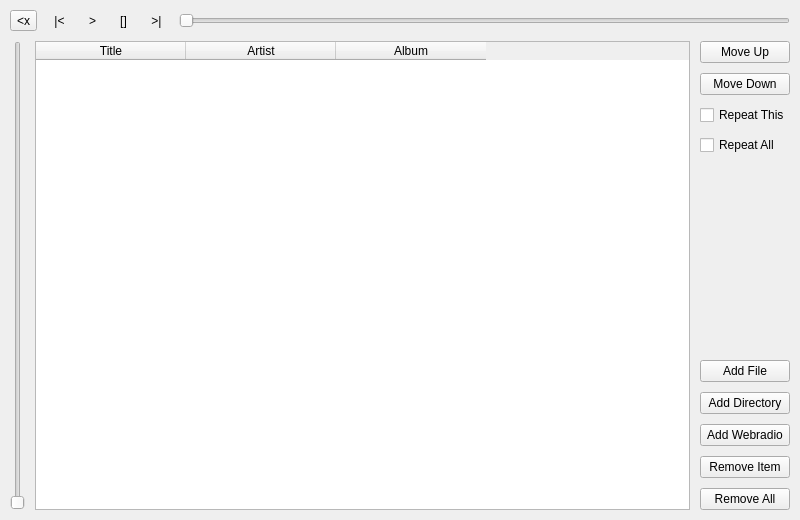
      <widget class="QWidget" name="tab_music">
       <property name="minimumSize">
        <size>
         <width>800</width>
         <height>520</height>
        </size>
       </property>
       <property name="maximumSize">
        <size>
         <width>800</width>
         <height>520</height>
        </size>
       </property>
       <attribute name="icon">
        <iconset resource="resources.qrc">
         <normaloff>:/images/music.png</normaloff>:/images/music.png</iconset>
       </attribute>
       <attribute name="title">
        <string/>
       </attribute>
       <layout class="QVBoxLayout" name="verticalLayout_3">
        <property name="spacing">
         <number>10</number>
        </property>
        <property name="leftMargin">
         <number>10</number>
        </property>
        <property name="topMargin">
         <number>10</number>
        </property>
        <property name="rightMargin">
         <number>10</number>
        </property>
        <property name="bottomMargin">
         <number>10</number>
        </property>
        <item>
         <layout class="QHBoxLayout" name="horizontalLayout_5">
          <property name="leftMargin">
           <number>0</number>
          </property>
          <property name="topMargin">
           <number>0</number>
          </property>
          <item>
           <widget class="QToolButton" name="toolButton_vol">
            <property name="text">
             <string>&lt;x</string>
            </property>
           </widget>
          </item>
          <item>
           <widget class="QToolButton" name="toolButton_prev">
            <property name="text">
             <string notr="true">|&lt;</string>
            </property>
            <property name="autoRaise">
             <bool>true</bool>
            </property>
           </widget>
          </item>
          <item>
           <widget class="QToolButton" name="toolButton_play">
            <property name="text">
             <string notr="true">&gt;</string>
            </property>
            <property name="iconSize">
             <size>
              <width>40</width>
              <height>40</height>
             </size>
            </property>
            <property name="toolButtonStyle">
             <enum>Qt::ToolButtonIconOnly</enum>
            </property>
            <property name="autoRaise">
             <bool>true</bool>
            </property>
           </widget>
          </item>
          <item>
           <widget class="QToolButton" name="toolButton_stop">
            <property name="text">
             <string notr="true">[]</string>
            </property>
            <property name="autoRaise">
             <bool>true</bool>
            </property>
           </widget>
          </item>
          <item>
           <widget class="QToolButton" name="toolButton_next">
            <property name="text">
             <string notr="true">&gt;|</string>
            </property>
            <property name="autoRaise">
             <bool>true</bool>
            </property>
           </widget>
          </item>
          <item>
           <widget class="QSlider" name="playerSeekSlider">
            <property name="focusPolicy">
             <enum>Qt::NoFocus</enum>
            </property>
            <property name="orientation">
             <enum>Qt::Horizontal</enum>
            </property>
           </widget>
          </item>
         </layout>
        </item>
        <item>
         <layout class="QHBoxLayout" name="horizontalLayout_4">
          <property name="spacing">
           <number>10</number>
          </property>
          <property name="leftMargin">
           <number>0</number>
          </property>
          <property name="topMargin">
           <number>0</number>
          </property>
          <item>
           <widget class="QSlider" name="playerVolSlider">
            <property name="focusPolicy">
             <enum>Qt::NoFocus</enum>
            </property>
            <property name="orientation">
             <enum>Qt::Vertical</enum>
            </property>
           </widget>
          </item>
          <item>
           <widget class="QTableWidget" name="tableWidget_mediaList">
            <property name="enabled">
             <bool>true</bool>
            </property>
            <property name="focusPolicy">
             <enum>Qt::NoFocus</enum>
            </property>
            <property name="styleSheet">
             <string notr="true">font: 75 10pt &quot;Latha&quot;;</string>
            </property>
            <property name="editTriggers">
             <set>QAbstractItemView::NoEditTriggers</set>
            </property>
            <property name="tabKeyNavigation">
             <bool>false</bool>
            </property>
            <property name="selectionMode">
             <enum>QAbstractItemView::SingleSelection</enum>
            </property>
            <property name="selectionBehavior">
             <enum>QAbstractItemView::SelectRows</enum>
            </property>
            <property name="rowCount">
             <number>0</number>
            </property>
            <property name="columnCount">
             <number>3</number>
            </property>
            <attribute name="horizontalHeaderDefaultSectionSize">
             <number>150</number>
            </attribute>
            <attribute name="horizontalHeaderMinimumSectionSize">
             <number>150</number>
            </attribute>
            <attribute name="verticalHeaderMinimumSectionSize">
             <number>30</number>
            </attribute>
            <column>
             <property name="text">
              <string>Title</string>
             </property>
            </column>
            <column>
             <property name="text">
              <string>Artist</string>
             </property>
            </column>
            <column>
             <property name="text">
              <string>Album</string>
             </property>
            </column>
           </widget>
          </item>
          <item>
           <layout class="QVBoxLayout" name="verticalLayout_4">
            <property name="leftMargin">
             <number>0</number>
            </property>
            <item>
             <widget class="QPushButton" name="pushButton_moveUp">
              <property name="text">
               <string>Move Up</string>
              </property>
             </widget>
            </item>
            <item>
             <widget class="QPushButton" name="pushButton_moveDown">
              <property name="text">
               <string>Move Down</string>
              </property>
             </widget>
            </item>
            <item>
             <widget class="QCheckBox" name="checkBox_repeatThis">
              <property name="text">
               <string>Repeat This</string>
              </property>
             </widget>
            </item>
            <item>
             <widget class="QCheckBox" name="checkBox_repeatAll">
              <property name="text">
               <string>Repeat All</string>
              </property>
             </widget>
            </item>
            <item>
             <spacer name="verticalSpacer_6">
              <property name="orientation">
               <enum>Qt::Vertical</enum>
              </property>
              <property name="sizeHint" stdset="0">
               <size>
                <width>20</width>
                <height>40</height>
               </size>
              </property>
             </spacer>
            </item>
            <item>
             <widget class="QPushButton" name="pushButton_addMediaObjects">
              <property name="text">
               <string>Add File</string>
              </property>
             </widget>
            </item>
            <item>
             <widget class="QPushButton" name="pushButton_addDirectory">
              <property name="text">
               <string>Add Directory</string>
              </property>
             </widget>
            </item>
            <item>
             <widget class="QPushButton" name="pushButton_addWebradio">
              <property name="text">
               <string>Add Webradio</string>
              </property>
             </widget>
            </item>
            <item>
             <widget class="QPushButton" name="pushButton_removeMediaObject">
              <property name="text">
               <string>Remove Item</string>
              </property>
             </widget>
            </item>
            <item>
             <widget class="QPushButton" name="pushButton_removeAll">
              <property name="text">
               <string>Remove All</string>
              </property>
             </widget>
            </item>
           </layout>
          </item>
         </layout>
        </item>
       </layout>
      </widget>
